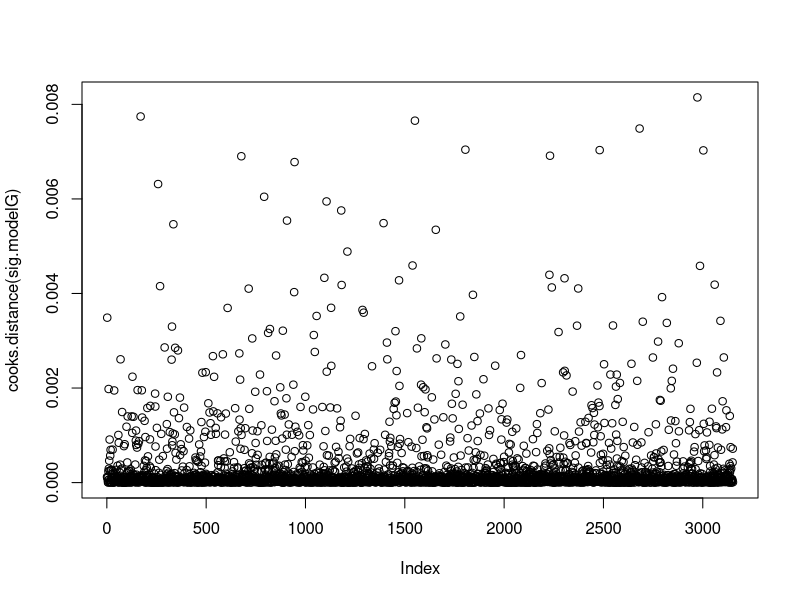

Source code (R):
#Load readxl
library("readxl")

#Import the claims.xlsx file
claims <- read_xlsx("train/claims.xlsx")

#Perform GLM Calcs Using Gamma Regression
summary(modelG <- glm(claim_sev ~ age + marital + sex + ed + daily_mileage + use + car_value + policy_length + car_age + loc , family = Gamma(link = "log"), data = claims))

#View a model based only on significant values
summary(sig.modelG <- glm(claim_sev ~  daily_mileage, family = Gamma(link = "log"), data = claims))

#Plot Cook's Distance for the final model
plot(cooks.distance(sig.modelG))